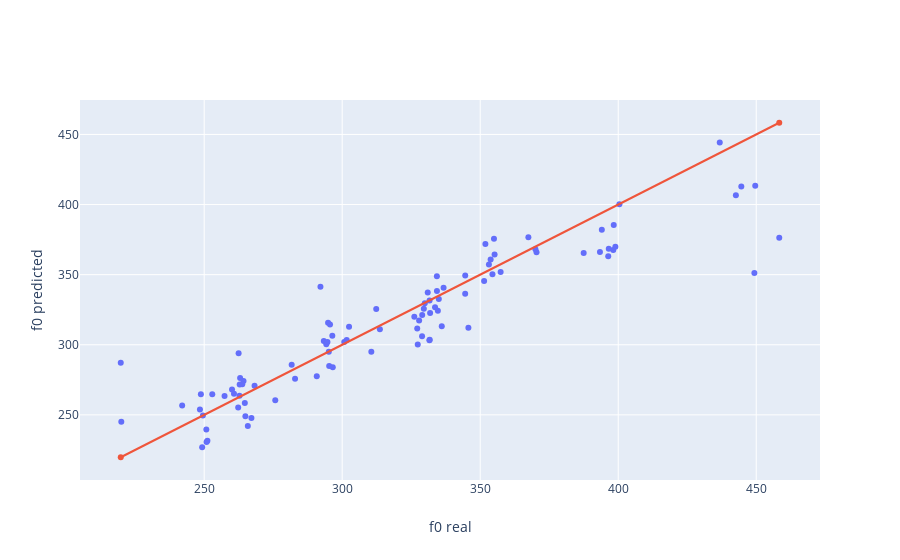

Notebook source saved alongside this figure:
### Code cell
# Example10
# load trained regression model for f0 and apply it to a folder
# of WAV files and evaluate (use csv file with ground truths)

import glob
import csv
import os
import numpy as np
import plotly.graph_objs as go 
import plotly
from pyAudioAnalysis import audioTrainTest as aT

# read all files in testing folder:
wav_files_to_test = glob.glob("data/regression/f0/segments_test/*.wav")
ground_truths = {}
with open('data/regression/f0/segments_test/f0.csv', 'r') as file:
    reader = csv.reader(file, delimiter = ',')
    for row in reader:
        ground_truths[row[0]] = float(row[1])
estimated_val, gt_val = [], []

for w in wav_files_to_test: # for each audio file
    # get the estimates for all regression models starting with "singing"
    values, tasks = aT.file_regression(w, "singing", "svm")
    # check if there is ground truth available for the current file
    if os.path.basename(w) in ground_truths:
        # ... and append ground truth and estimated values 
        # for the f0 task
        estimated_val.append(values[tasks.index('f0')])
        gt_val.append(ground_truths[os.path.basename(w)])

# compute mean square error:
mse = ((np.array(estimated_val) - np.array(gt_val))**2).mean()
print(f'Testing MSE={mse}')

# plot real vs predicted results
p = go.Scatter(x=gt_val,  y=estimated_val, mode='markers')
mylayout = go.Layout(xaxis=dict(title="f0 real"),
                     yaxis=dict(title="f0 predicted"), 
                     showlegend=False)
plotly.offline.iplot(go.Figure(data=[p, 
                                     go.Scatter(x=[min(gt_val+
                                                       estimated_val), 
                                                   max(gt_val+
                                                       estimated_val)], 
                                                   y=[min(gt_val+
                                                          estimated_val), 
                                                      max(gt_val+
                                                          estimated_val)])], 
                               layout=mylayout))

### Figure 1 — Plotly figure (JSON) as saved in the notebook; plotly's stock layout.template omitted (floating-point values rounded to 4 significant figures)
{"data": [{"mode": "markers", "type": "scatter", "x": [313.7, 264.2, 262.3, 262.9, 354.4, 275.8, 293.3, 449.3, 300.7, 312.3, 242.0, 220.0, 295.2, 252.9, 265.8, 292.1, 329.9, 327.9, 250.8, 263.0, 331.0, 262.5, 334.3, 355.0, 268.3, 449.6, 357.4, 334.3, 394.1, 257.4, 329.6, 219.8, 399.0, 296.4, 355.2, 344.6, 260.1, 442.6, 370.4, 393.4, 327.4, 295.3, 458.3, 398.4, 249.3, 296.6, 294.2, 335.0, 282.9, 444.6, 263.8, 336.1, 310.6, 267.1, 251.2, 262.8, 248.8, 367.5, 398.2, 351.9, 336.7, 344.6, 331.7, 331.7, 328.9, 301.6, 249.5, 345.7, 333.6, 370.0, 281.7, 264.7, 290.8, 400.4, 436.8, 331.6, 302.5, 387.5, 396.4, 294.9, 331.8, 353.2, 353.8, 396.6, 326.1, 260.8, 264.9, 334.7, 351.4, 250.9, 327.2, 329.0, 295.6, 248.5, 294.7], "y": [311.1, 274.2, 255.3, 271.6, 350.2, 260.5, 302.6, 351.2, 302.0, 325.4, 256.7, 245.1, 295.1, 264.7, 242.1, 341.3, 329.7, 317.2, 239.5, 276.3, 337.2, 294.0, 348.8, 375.6, 270.7, 413.4, 351.9, 338.3, 382.1, 263.4, 325.6, 287.2, 370.0, 306.4, 364.4, 336.4, 268.1, 406.6, 365.9, 366.2, 300.1, 284.9, 376.3, 385.4, 226.9, 283.9, 300.4, 332.7, 275.7, 412.9, 271.8, 313.2, 295.0, 247.7, 231.6, 263.7, 264.8, 376.7, 367.6, 371.8, 340.6, 349.4, 331.6, 303.6, 306.1, 303.4, 249.6, 312.1, 326.8, 368.2, 285.8, 258.5, 277.5, 400.1, 444.3, 303.2, 312.8, 365.4, 363.2, 315.7, 322.6, 357.3, 360.8, 368.5, 320.0, 265.1, 249.0, 324.2, 345.4, 230.7, 311.6, 321.2, 314.4, 253.8, 301.9]}, {"type": "scatter", "x": [219.8, 458.3], "y": [219.8, 458.3]}], "layout": {"showlegend": false, "xaxis": {"title": {"text": "f0 real"}}, "yaxis": {"title": {"text": "f0 predicted"}}}}
